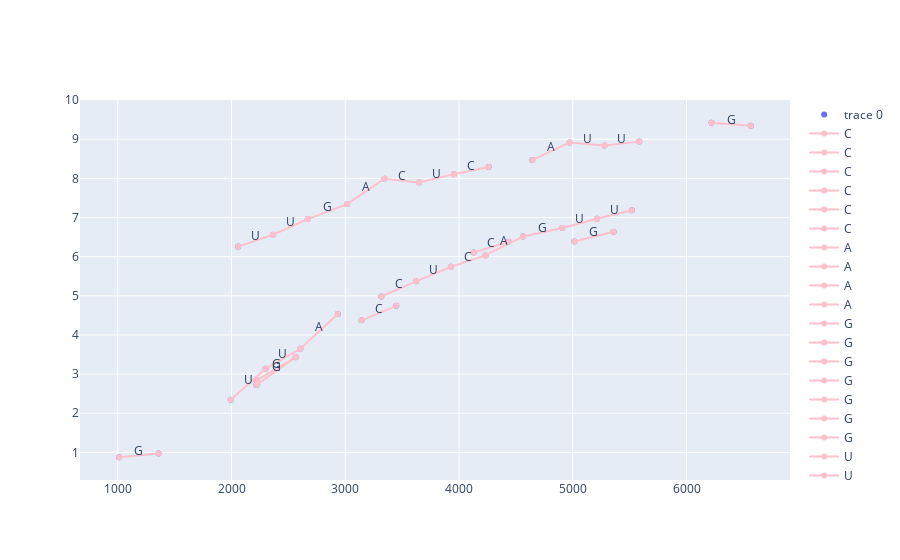
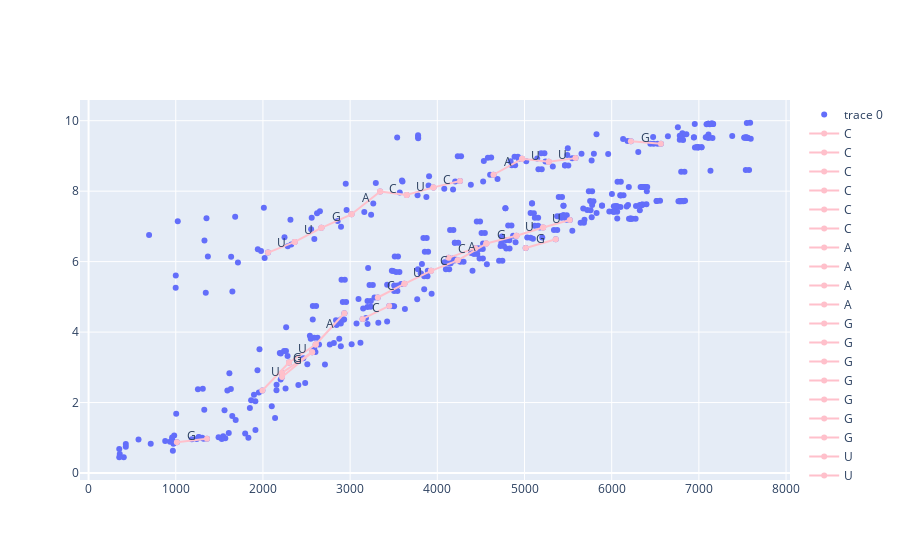

Write notebook code for charts like these, in order.
### Code cell
bcr = base_calling_random(df1)
plotly_basecalling(*bcr)
plotly_basecalling(df_sample, bcr[1])

### Figure 1 — Plotly figure (JSON) as saved in the notebook; plotly's stock layout.template omitted (floating-point values rounded to 4 significant figures)
{"data": [{"mode": "markers", "type": "scatter", "x": [6565.0, 6220.0, 5585.0, 5520.0, 5359.0, 5279.0, 5214.0, 5014.0, 4973.0, 4908.0, 4644.0, 4563.0, 4435.0, 4261.0, 4233.0, 4130.0, 3956.0, 3928.0, 3650.0, 3622.0, 3448.0, 3345.0, 3317.0, 3143.0, 3016.0, 2934.0, 2670.0, 2605.0, 2564.0, 2364.0, 2299.0, 2219.0, 2219.0, 2058.0, 1993.0, 1358.0, 1013.0], "y": [9.345, 9.42, 8.938, 7.183, 6.634, 8.837, 6.968, 6.386, 8.918, 6.733, 8.466, 6.513, 6.382, 8.29, 6.037, 6.107, 8.107, 5.739, 7.894, 5.37, 4.743, 7.99, 4.982, 4.373, 7.343, 4.536, 6.959, 3.647, 3.43, 6.56, 3.137, 2.724, 2.842, 6.256, 2.342, 0.971, 0.876]}, {"line": {"color": "pink"}, "mode": "lines+markers", "name": "C", "type": "scatter", "x": [4435.0, 4130.0], "y": [6.382, 6.107]}, {"line": {"color": "pink"}, "mode": "lines+markers", "name": "C", "type": "scatter", "x": [4261.0, 3956.0], "y": [8.29, 8.107]}, {"line": {"color": "pink"}, "mode": "lines+markers", "name": "C", "type": "scatter", "x": [4233.0, 3928.0], "y": [6.037, 5.739]}, {"line": {"color": "pink"}, "mode": "lines+markers", "name": "C", "type": "scatter", "x": [3650.0, 3345.0], "y": [7.894, 7.99]}, {"line": {"color": "pink"}, "mode": "lines+markers", "name": "C", "type": "scatter", "x": [3622.0, 3317.0], "y": [5.37, 4.982]}, {"line": {"color": "pink"}, "mode": "lines+markers", "name": "C", "type": "scatter", "x": [3448.0, 3143.0], "y": [4.743, 4.373]}, {"line": {"color": "pink"}, "mode": "lines+markers", "name": "A", "type": "scatter", "x": [4973.0, 4644.0], "y": [8.918, 8.466]}, {"line": {"color": "pink"}, "mode": "lines+markers", "name": "A", "type": "scatter", "x": [4563.0, 4233.0], "y": [6.513, 6.037]}, {"line": {"color": "pink"}, "mode": "lines+markers", "name": "A", "type": "scatter", "x": [3345.0, 3016.0], "y": [7.99, 7.343]}, {"line": {"color": "pink"}, "mode": "lines+markers", "name": "A", "type": "scatter", "x": [2934.0, 2605.0], "y": [4.536, 3.647]}, {"line": {"color": "pink"}, "mode": "lines+markers", "name": "G", "type": "scatter", "x": [6565.0, 6220.0], "y": [9.345, 9.42]}, {"line": {"color": "pink"}, "mode": "lines+markers", "name": "G", "type": "scatter", "x": [5359.0, 5014.0], "y": [6.634, 6.386]}, {"line": {"color": "pink"}, "mode": "lines+markers", "name": "G", "type": "scatter", "x": [4908.0, 4563.0], "y": [6.733, 6.513]}, {"line": {"color": "pink"}, "mode": "lines+markers", "name": "G", "type": "scatter", "x": [3016.0, 2670.0], "y": [7.343, 6.959]}, {"line": {"color": "pink"}, "mode": "lines+markers", "name": "G", "type": "scatter", "x": [2564.0, 2219.0], "y": [3.43, 2.724]}, {"line": {"color": "pink"}, "mode": "lines+markers", "name": "G", "type": "scatter", "x": [2564.0, 2219.0], "y": [3.43, 2.842]}, {"line": {"color": "pink"}, "mode": "lines+markers", "name": "G", "type": "scatter", "x": [1358.0, 1013.0], "y": [0.971, 0.876]}, {"line": {"color": "pink"}, "mode": "lines+markers", "name": "U", "type": "scatter", "x": [5585.0, 5279.0], "y": [8.938, 8.837]}, {"line": {"color": "pink"}, "mode": "lines+markers", "name": "U", "type": "scatter", "x": [5520.0, 5214.0], "y": [7.183, 6.968]}, {"line": {"color": "pink"}, "mode": "lines+markers", "name": "U", "type": "scatter", "x": [5279.0, 4973.0], "y": [8.837, 8.918]}, {"line": {"color": "pink"}, "mode": "lines+markers", "name": "U", "type": "scatter", "x": [5214.0, 4908.0], "y": [6.968, 6.733]}, {"line": {"color": "pink"}, "mode": "lines+markers", "name": "U", "type": "scatter", "x": [3956.0, 3650.0], "y": [8.107, 7.894]}, {"line": {"color": "pink"}, "mode": "lines+markers", "name": "U", "type": "scatter", "x": [3928.0, 3622.0], "y": [5.739, 5.37]}, {"line": {"color": "pink"}, "mode": "lines+markers", "name": "U", "type": "scatter", "x": [2670.0, 2364.0], "y": [6.959, 6.56]}, {"line": {"color": "pink"}, "mode": "lines+markers", "name": "U", "type": "scatter", "x": [2605.0, 2299.0], "y": [3.647, 3.137]}, {"line": {"color": "pink"}, "mode": "lines+markers", "name": "U", "type": "scatter", "x": [2364.0, 2058.0], "y": [6.56, 6.256]}, {"line": {"color": "pink"}, "mode": "lines+markers", "name": "U", "type": "scatter", "x": [2299.0, 1993.0], "y": [3.137, 2.342]}], "layout": {"annotations": [{"arrowhead": 1, "showarrow": false, "text": "C", "x": 4282.0, "y": 6.245, "yshift": 5}, {"arrowhead": 1, "showarrow": false, "text": "C", "x": 4108.0, "y": 8.198, "yshift": 5}, {"arrowhead": 1, "showarrow": false, "text": "C", "x": 4081.0, "y": 5.888, "yshift": 5}, {"arrowhead": 1, "showarrow": false, "text": "C", "x": 3497.0, "y": 7.942, "yshift": 5}, {"arrowhead": 1, "showarrow": false, "text": "C", "x": 3470.0, "y": 5.176, "yshift": 5}, {"arrowhead": 1, "showarrow": false, "text": "C", "x": 3296.0, "y": 4.558, "yshift": 5}, {"arrowhead": 1, "showarrow": false, "text": "A", "x": 4808.0, "y": 8.692, "yshift": 5}, {"arrowhead": 1, "showarrow": false, "text": "A", "x": 4398.0, "y": 6.275, "yshift": 5}, {"arrowhead": 1, "showarrow": false, "text": "A", "x": 3180.0, "y": 7.667, "yshift": 5}, {"arrowhead": 1, "showarrow": false, "text": "A", "x": 2770.0, "y": 4.091, "yshift": 5}, {"arrowhead": 1, "showarrow": false, "text": "G", "x": 6392.0, "y": 9.383, "yshift": 5}, {"arrowhead": 1, "showarrow": false, "text": "G", "x": 5186.0, "y": 6.51, "yshift": 5}, {"arrowhead": 1, "showarrow": false, "text": "G", "x": 4735.0, "y": 6.623, "yshift": 5}, {"arrowhead": 1, "showarrow": false, "text": "G", "x": 2843.0, "y": 7.151, "yshift": 5}, {"arrowhead": 1, "showarrow": false, "text": "G", "x": 2392.0, "y": 3.077, "yshift": 5}, {"arrowhead": 1, "showarrow": false, "text": "G", "x": 2392.0, "y": 3.136, "yshift": 5}, {"arrowhead": 1, "showarrow": false, "text": "G", "x": 1186.0, "y": 0.9235, "yshift": 5}, {"arrowhead": 1, "showarrow": false, "text": "U", "x": 5432.0, "y": 8.887, "yshift": 5}, {"arrowhead": 1, "showarrow": false, "text": "U", "x": 5367.0, "y": 7.075, "yshift": 5}, {"arrowhead": 1, "showarrow": false, "text": "U", "x": 5126.0, "y": 8.877, "yshift": 5}, {"arrowhead": 1, "showarrow": false, "text": "U", "x": 5061.0, "y": 6.851, "yshift": 5}, {"arrowhead": 1, "showarrow": false, "text": "U", "x": 3803.0, "y": 8.0, "yshift": 5}, {"arrowhead": 1, "showarrow": false, "text": "U", "x": 3775.0, "y": 5.554, "yshift": 5}, {"arrowhead": 1, "showarrow": false, "text": "U", "x": 2517.0, "y": 6.759, "yshift": 5}, {"arrowhead": 1, "showarrow": false, "text": "U", "x": 2452.0, "y": 3.392, "yshift": 5}, {"arrowhead": 1, "showarrow": false, "text": "U", "x": 2211.0, "y": 6.408, "yshift": 5}, {"arrowhead": 1, "showarrow": false, "text": "U", "x": 2146.0, "y": 2.74, "yshift": 5}]}}

### Figure 2 — Plotly figure (JSON) as saved in the notebook; plotly's stock layout.template omitted (floating-point values rounded to 4 significant figures; data arrays with more than 128 entries replaced by an {"elided": "..."} marker saying what was removed)
{"data": [{"mode": "markers", "type": "scatter", "x": {"elided": "462 float values"}, "y": {"elided": "462 float values"}}, {"line": {"color": "pink"}, "mode": "lines+markers", "name": "C", "type": "scatter", "x": [4435.0, 4130.0], "y": [6.382, 6.107]}, {"line": {"color": "pink"}, "mode": "lines+markers", "name": "C", "type": "scatter", "x": [4261.0, 3956.0], "y": [8.29, 8.107]}, {"line": {"color": "pink"}, "mode": "lines+markers", "name": "C", "type": "scatter", "x": [4233.0, 3928.0], "y": [6.037, 5.739]}, {"line": {"color": "pink"}, "mode": "lines+markers", "name": "C", "type": "scatter", "x": [3650.0, 3345.0], "y": [7.894, 7.99]}, {"line": {"color": "pink"}, "mode": "lines+markers", "name": "C", "type": "scatter", "x": [3622.0, 3317.0], "y": [5.37, 4.982]}, {"line": {"color": "pink"}, "mode": "lines+markers", "name": "C", "type": "scatter", "x": [3448.0, 3143.0], "y": [4.743, 4.373]}, {"line": {"color": "pink"}, "mode": "lines+markers", "name": "A", "type": "scatter", "x": [4973.0, 4644.0], "y": [8.918, 8.466]}, {"line": {"color": "pink"}, "mode": "lines+markers", "name": "A", "type": "scatter", "x": [4563.0, 4233.0], "y": [6.513, 6.037]}, {"line": {"color": "pink"}, "mode": "lines+markers", "name": "A", "type": "scatter", "x": [3345.0, 3016.0], "y": [7.99, 7.343]}, {"line": {"color": "pink"}, "mode": "lines+markers", "name": "A", "type": "scatter", "x": [2934.0, 2605.0], "y": [4.536, 3.647]}, {"line": {"color": "pink"}, "mode": "lines+markers", "name": "G", "type": "scatter", "x": [6565.0, 6220.0], "y": [9.345, 9.42]}, {"line": {"color": "pink"}, "mode": "lines+markers", "name": "G", "type": "scatter", "x": [5359.0, 5014.0], "y": [6.634, 6.386]}, {"line": {"color": "pink"}, "mode": "lines+markers", "name": "G", "type": "scatter", "x": [4908.0, 4563.0], "y": [6.733, 6.513]}, {"line": {"color": "pink"}, "mode": "lines+markers", "name": "G", "type": "scatter", "x": [3016.0, 2670.0], "y": [7.343, 6.959]}, {"line": {"color": "pink"}, "mode": "lines+markers", "name": "G", "type": "scatter", "x": [2564.0, 2219.0], "y": [3.43, 2.724]}, {"line": {"color": "pink"}, "mode": "lines+markers", "name": "G", "type": "scatter", "x": [2564.0, 2219.0], "y": [3.43, 2.842]}, {"line": {"color": "pink"}, "mode": "lines+markers", "name": "G", "type": "scatter", "x": [1358.0, 1013.0], "y": [0.971, 0.876]}, {"line": {"color": "pink"}, "mode": "lines+markers", "name": "U", "type": "scatter", "x": [5585.0, 5279.0], "y": [8.938, 8.837]}, {"line": {"color": "pink"}, "mode": "lines+markers", "name": "U", "type": "scatter", "x": [5520.0, 5214.0], "y": [7.183, 6.968]}, {"line": {"color": "pink"}, "mode": "lines+markers", "name": "U", "type": "scatter", "x": [5279.0, 4973.0], "y": [8.837, 8.918]}, {"line": {"color": "pink"}, "mode": "lines+markers", "name": "U", "type": "scatter", "x": [5214.0, 4908.0], "y": [6.968, 6.733]}, {"line": {"color": "pink"}, "mode": "lines+markers", "name": "U", "type": "scatter", "x": [3956.0, 3650.0], "y": [8.107, 7.894]}, {"line": {"color": "pink"}, "mode": "lines+markers", "name": "U", "type": "scatter", "x": [3928.0, 3622.0], "y": [5.739, 5.37]}, {"line": {"color": "pink"}, "mode": "lines+markers", "name": "U", "type": "scatter", "x": [2670.0, 2364.0], "y": [6.959, 6.56]}, {"line": {"color": "pink"}, "mode": "lines+markers", "name": "U", "type": "scatter", "x": [2605.0, 2299.0], "y": [3.647, 3.137]}, {"line": {"color": "pink"}, "mode": "lines+markers", "name": "U", "type": "scatter", "x": [2364.0, 2058.0], "y": [6.56, 6.256]}, {"line": {"color": "pink"}, "mode": "lines+markers", "name": "U", "type": "scatter", "x": [2299.0, 1993.0], "y": [3.137, 2.342]}], "layout": {"annotations": [{"arrowhead": 1, "showarrow": false, "text": "C", "x": 4282.0, "y": 6.245, "yshift": 5}, {"arrowhead": 1, "showarrow": false, "text": "C", "x": 4108.0, "y": 8.198, "yshift": 5}, {"arrowhead": 1, "showarrow": false, "text": "C", "x": 4081.0, "y": 5.888, "yshift": 5}, {"arrowhead": 1, "showarrow": false, "text": "C", "x": 3497.0, "y": 7.942, "yshift": 5}, {"arrowhead": 1, "showarrow": false, "text": "C", "x": 3470.0, "y": 5.176, "yshift": 5}, {"arrowhead": 1, "showarrow": false, "text": "C", "x": 3296.0, "y": 4.558, "yshift": 5}, {"arrowhead": 1, "showarrow": false, "text": "A", "x": 4808.0, "y": 8.692, "yshift": 5}, {"arrowhead": 1, "showarrow": false, "text": "A", "x": 4398.0, "y": 6.275, "yshift": 5}, {"arrowhead": 1, "showarrow": false, "text": "A", "x": 3180.0, "y": 7.667, "yshift": 5}, {"arrowhead": 1, "showarrow": false, "text": "A", "x": 2770.0, "y": 4.091, "yshift": 5}, {"arrowhead": 1, "showarrow": false, "text": "G", "x": 6392.0, "y": 9.383, "yshift": 5}, {"arrowhead": 1, "showarrow": false, "text": "G", "x": 5186.0, "y": 6.51, "yshift": 5}, {"arrowhead": 1, "showarrow": false, "text": "G", "x": 4735.0, "y": 6.623, "yshift": 5}, {"arrowhead": 1, "showarrow": false, "text": "G", "x": 2843.0, "y": 7.151, "yshift": 5}, {"arrowhead": 1, "showarrow": false, "text": "G", "x": 2392.0, "y": 3.077, "yshift": 5}, {"arrowhead": 1, "showarrow": false, "text": "G", "x": 2392.0, "y": 3.136, "yshift": 5}, {"arrowhead": 1, "showarrow": false, "text": "G", "x": 1186.0, "y": 0.9235, "yshift": 5}, {"arrowhead": 1, "showarrow": false, "text": "U", "x": 5432.0, "y": 8.887, "yshift": 5}, {"arrowhead": 1, "showarrow": false, "text": "U", "x": 5367.0, "y": 7.075, "yshift": 5}, {"arrowhead": 1, "showarrow": false, "text": "U", "x": 5126.0, "y": 8.877, "yshift": 5}, {"arrowhead": 1, "showarrow": false, "text": "U", "x": 5061.0, "y": 6.851, "yshift": 5}, {"arrowhead": 1, "showarrow": false, "text": "U", "x": 3803.0, "y": 8.0, "yshift": 5}, {"arrowhead": 1, "showarrow": false, "text": "U", "x": 3775.0, "y": 5.554, "yshift": 5}, {"arrowhead": 1, "showarrow": false, "text": "U", "x": 2517.0, "y": 6.759, "yshift": 5}, {"arrowhead": 1, "showarrow": false, "text": "U", "x": 2452.0, "y": 3.392, "yshift": 5}, {"arrowhead": 1, "showarrow": false, "text": "U", "x": 2211.0, "y": 6.408, "yshift": 5}, {"arrowhead": 1, "showarrow": false, "text": "U", "x": 2146.0, "y": 2.74, "yshift": 5}]}}
